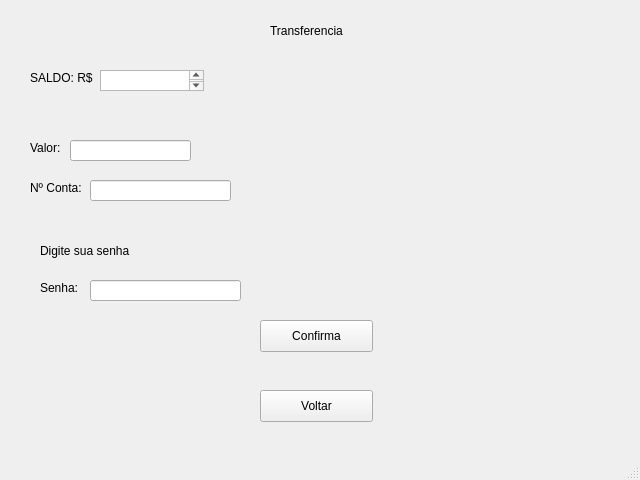
<?xml version="1.0" encoding="UTF-8"?>
<ui version="4.0">
 <class>MainWindow</class>
 <widget class="QMainWindow" name="MainWindow">
  <property name="geometry">
   <rect>
    <x>0</x>
    <y>0</y>
    <width>640</width>
    <height>480</height>
   </rect>
  </property>
  <property name="windowTitle">
   <string>MainWindow</string>
  </property>
  <widget class="QWidget" name="centralwidget">
   <widget class="QLabel" name="label">
    <property name="geometry">
     <rect>
      <x>30</x>
      <y>70</y>
      <width>71</width>
      <height>16</height>
     </rect>
    </property>
    <property name="text">
     <string>SALDO: R$</string>
    </property>
   </widget>
   <widget class="QTextEdit" name="textEdit">
    <property name="geometry">
     <rect>
      <x>100</x>
      <y>70</y>
      <width>104</width>
      <height>21</height>
     </rect>
    </property>
   </widget>
   <widget class="QLabel" name="label_2">
    <property name="geometry">
     <rect>
      <x>270</x>
      <y>20</y>
      <width>91</width>
      <height>21</height>
     </rect>
    </property>
    <property name="text">
     <string>Transferencia</string>
    </property>
   </widget>
   <widget class="QLabel" name="label_3">
    <property name="geometry">
     <rect>
      <x>30</x>
      <y>140</y>
      <width>60</width>
      <height>16</height>
     </rect>
    </property>
    <property name="text">
     <string>Valor:</string>
    </property>
   </widget>
   <widget class="QLabel" name="label_4">
    <property name="geometry">
     <rect>
      <x>30</x>
      <y>180</y>
      <width>60</width>
      <height>16</height>
     </rect>
    </property>
    <property name="text">
     <string>Nº Conta:</string>
    </property>
   </widget>
   <widget class="QLineEdit" name="lineEdit">
    <property name="geometry">
     <rect>
      <x>90</x>
      <y>180</y>
      <width>141</width>
      <height>21</height>
     </rect>
    </property>
   </widget>
   <widget class="QLabel" name="label_5">
    <property name="geometry">
     <rect>
      <x>40</x>
      <y>280</y>
      <width>60</width>
      <height>16</height>
     </rect>
    </property>
    <property name="text">
     <string>Senha:</string>
    </property>
   </widget>
   <widget class="QLineEdit" name="lineEdit_3">
    <property name="geometry">
     <rect>
      <x>90</x>
      <y>280</y>
      <width>151</width>
      <height>21</height>
     </rect>
    </property>
   </widget>
   <widget class="QLineEdit" name="lineEdit_2">
    <property name="geometry">
     <rect>
      <x>70</x>
      <y>140</y>
      <width>121</width>
      <height>21</height>
     </rect>
    </property>
   </widget>
   <widget class="QPushButton" name="pushButton">
    <property name="geometry">
     <rect>
      <x>260</x>
      <y>320</y>
      <width>113</width>
      <height>32</height>
     </rect>
    </property>
    <property name="text">
     <string>Confirma</string>
    </property>
   </widget>
   <widget class="QLabel" name="label_6">
    <property name="geometry">
     <rect>
      <x>40</x>
      <y>240</y>
      <width>101</width>
      <height>21</height>
     </rect>
    </property>
    <property name="text">
     <string>Digite sua senha</string>
    </property>
   </widget>
   <widget class="QPushButton" name="pushButton_2">
    <property name="geometry">
     <rect>
      <x>260</x>
      <y>390</y>
      <width>113</width>
      <height>32</height>
     </rect>
    </property>
    <property name="text">
     <string>Voltar</string>
    </property>
   </widget>
  </widget>
  <widget class="QStatusBar" name="statusbar"/>
 </widget>
 <resources/>
 <connections/>
</ui>
